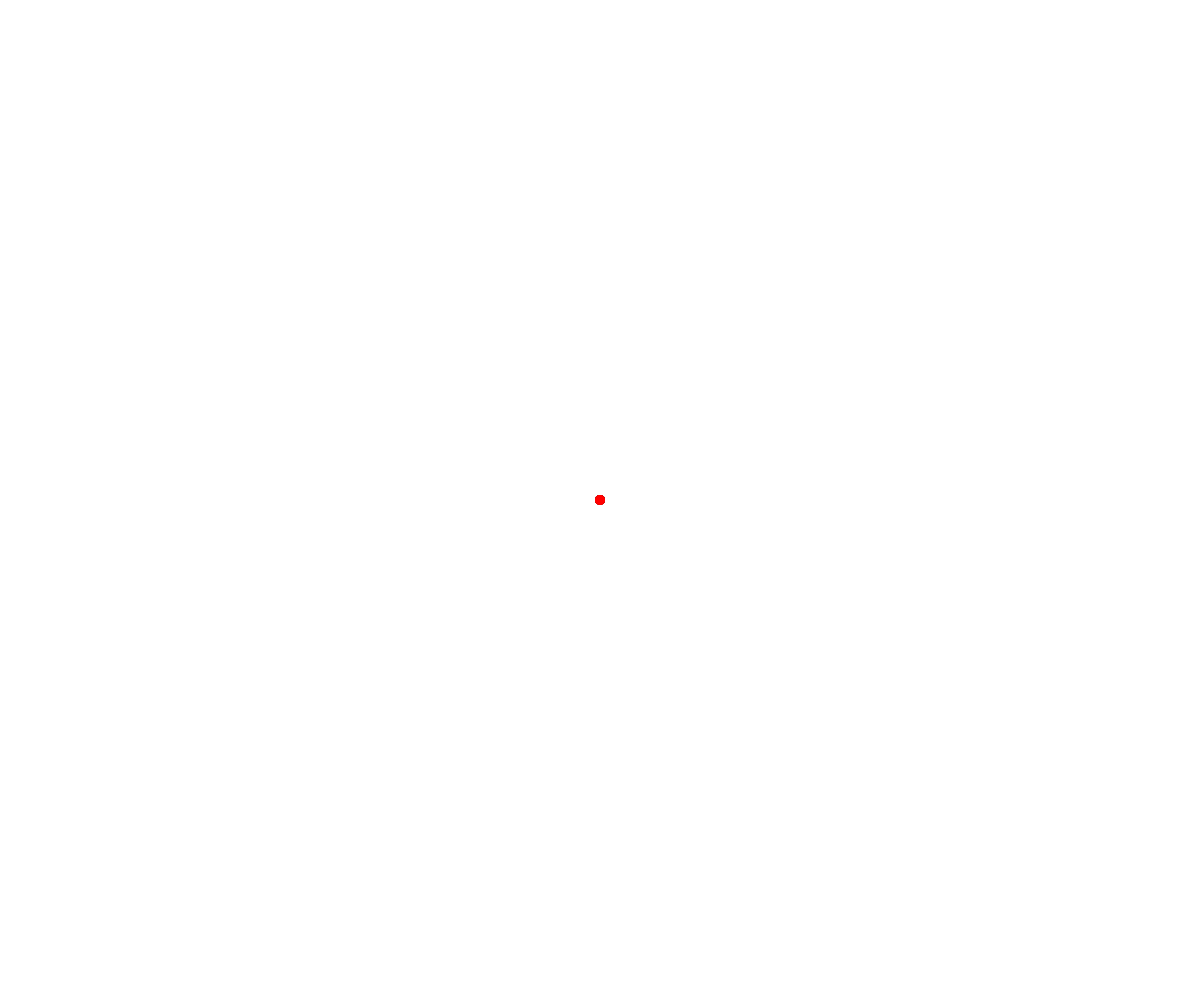
Frame 1 (no input)
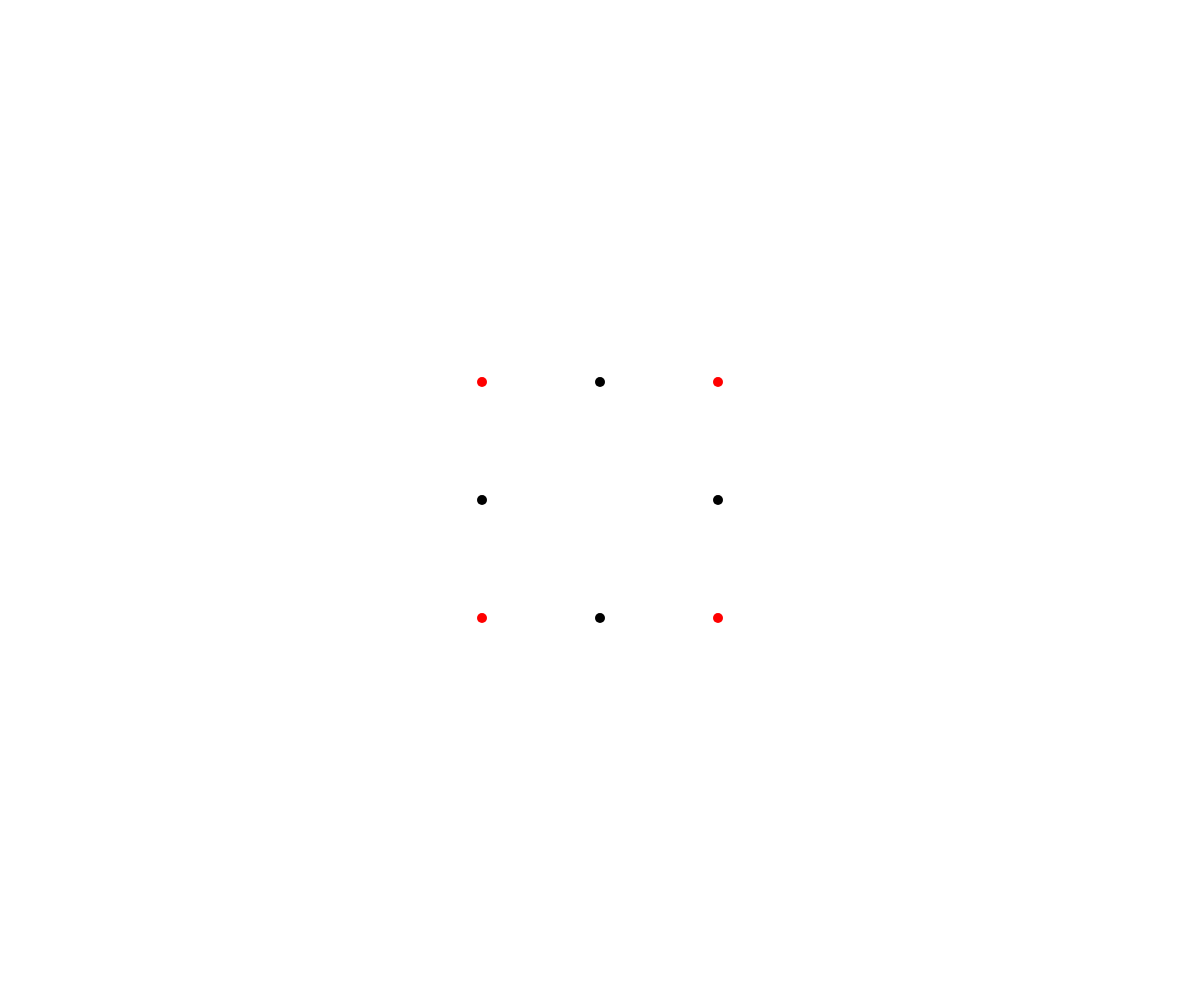
Frame 60 (no input)
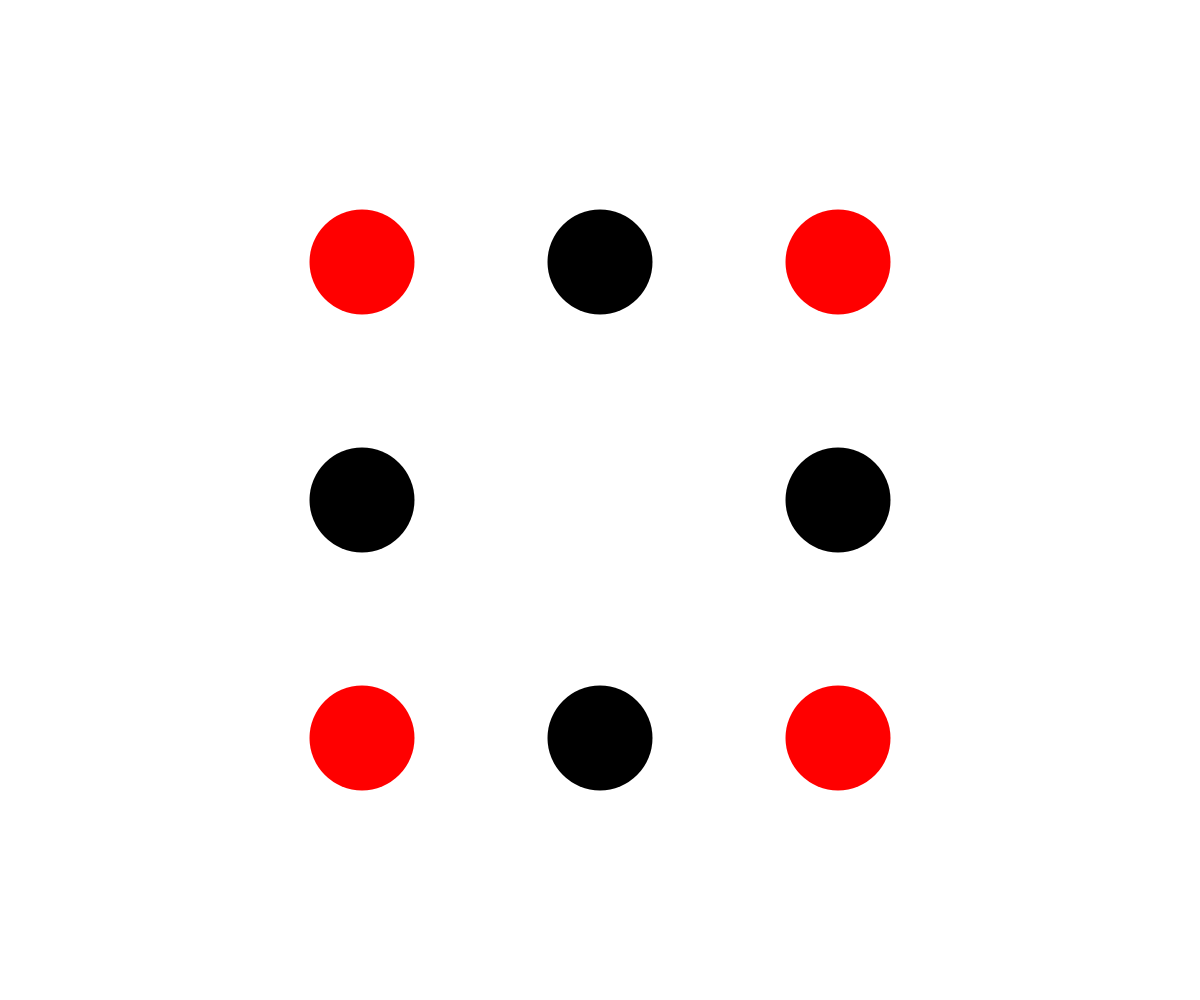
Frame 120 (the mouse pressed at the canvas centre since frame 60)

The p5.js sketch that drew these frames (run headless with seeded random() and noise() and a simulated clock; from frame 60 on, the mouse is pressed at the canvas centre):

// p5.js sketch
// ── sketch.js
let cX1, cX2, cY1, cY2, cX3, cY3;
let speed;

function setup() {
  createCanvas(windowWidth, windowHeight);

  //set the starting point of all circles
  cX1 = windowWidth / 2;
  cX2 = windowWidth / 2;
  cY1 = windowHeight / 2;
  cY2 = windowHeight / 2;

  cX3 = windowWidth / 2;
  cY3 = windowHeight / 2;
  cX4 = windowWidth / 2;
  cY4 = windowHeight / 2;
  cX5 = windowWidth / 2;
  cY5 = windowHeight / 2;
  cX6 = windowWidth / 2;
  cY6 = windowHeight / 2;

  speed = 2;
  speed2 = 20;
  noStroke();
}

function draw() {
  background("white");
  fill("black");

  //group 1: moving left and right
  //circle moving right
  let cR = map(mouseX, 0, windowWidth, 10, 200); //a bit fun with sizes

  circle(cX1, windowHeight / 2, cR);
  cX1 += speed; //circle moving towards a direction
  if (cX1 > windowWidth) {
    cX1 = windowWidth / 2; //reset the position once touched the edge
  }

  //circle moving left
  circle(cX2, windowHeight / 2, cR);
  cX2 -= speed;
  if (cX2 < 0) {
    cX2 = windowWidth / 2;
  }

  //group 2: moving top and down
  //circle moving top

  circle(windowWidth / 2, cY1, cR);
  cY1 -= speed;
  if (cY1 < 0) {
    cY1 = windowHeight / 2;
  }

  //circle moving down
  circle(windowWidth / 2, cY2, cR);

  cY2 += speed;
  if (cY2 > windowHeight) {
    cY2 = windowHeight / 2;
  }

  //group 3: moving to top right and left
  //circle moving top left

  fill("red");
  circle(cX3, cY3, cR);

  //constrain the circle inside the canvas so that it actually goes to the corner instead of going outside and wait for the other value to satisfy the condition.
  //the value only keep decreasing/increasing if they within the set boundaries, if not, stop decreasing/increasing

  if (cX3 > 0) {
    cX3 -= speed;
  }
  if (cY3 > 0) {
    cY3 -= speed;
  }

  //reset position only when both axis reaches the position
  if (cX3 <= 0 && cY3 <= 0) {
    cX3 = windowWidth / 2;
    cY3 = windowHeight / 2;
  }

  //circle moving top right
  circle(cX4, cY4, cR);

  if (cX4 < windowWidth) {
    cX4 += speed;
  }

  if (cY4 > 0) {
    cY4 -= speed;
  }

  if (cX4 >= windowWidth && cY4 <= 0) {
    cX4 = windowWidth / 2;
    cY4 = windowHeight / 2;
  }

  //circle moving bottom left
  circle(cX5, cY5, cR);

  if (cX5 > 0) {
    cX5 -= speed;
  }

  if (cY5 < windowHeight) {
    cY5 += speed;
  }

  if (cX5 <= 0 && cY5 >= windowHeight) {
    cX5 = windowWidth / 2;
    cY5 = windowHeight / 2;
  }

  //circle moving bottom left
  circle(cX6, cY6, cR);

  if (cX6 < windowWidth) {
    cX6 += speed;
  }

  if (cY6 < windowHeight) {
    cY6 += speed;
  }

  if (cX6 >= windowWidth && cY6 >= windowHeight) {
    cX6 = windowWidth / 2;
    cY6 = windowHeight / 2;
  }
}

function windowResized() {
  resizeCanvas(windowWidth, windowHeight);
}
